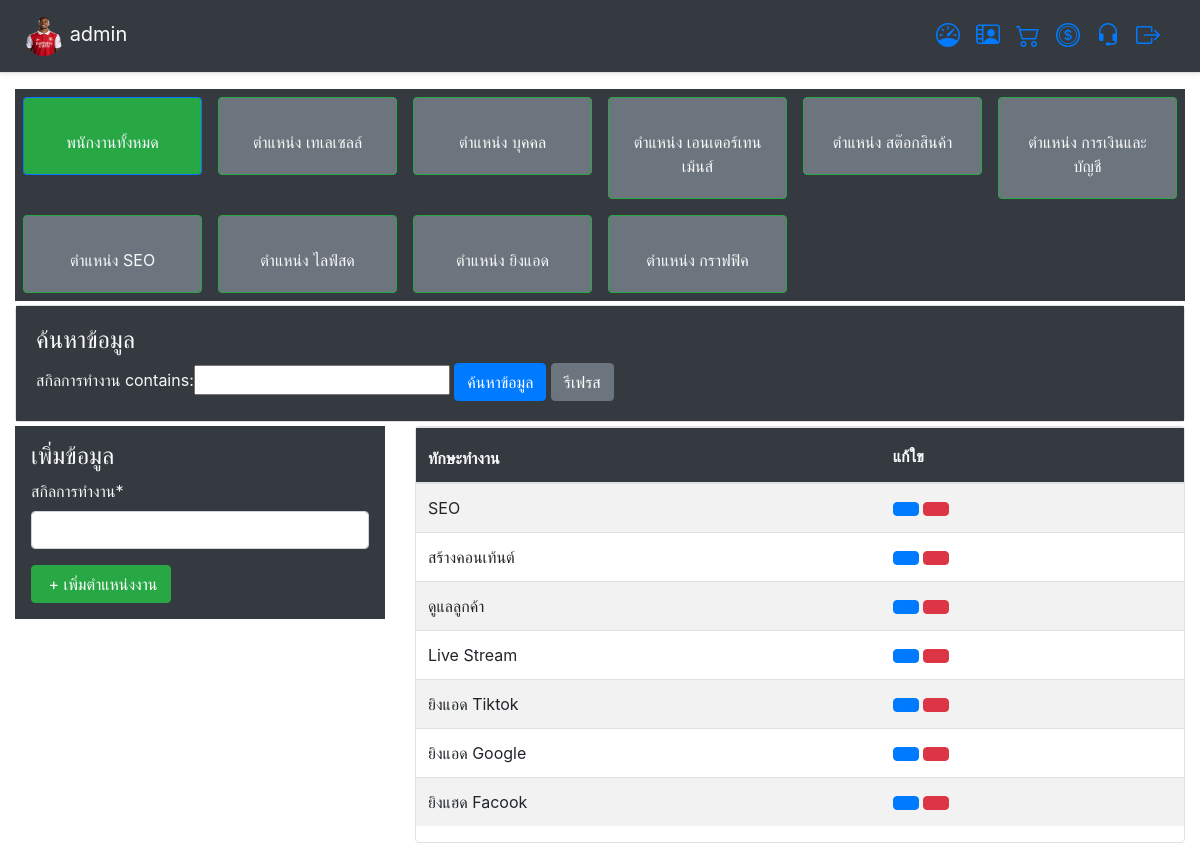
/user/add_skill/ (signed in), run on the app's committed database.
### app_user/models.py (models this page shows, shortened)
class ProfileUser(models.Model):
    username = models.OneToOneField(User,on_delete=models.CASCADE) # ชื่อพนักงาน
    image_profile = models.ImageField('รูปภาพโปรไฟล์',upload_to='image_profile',null=True,blank=True,default='default.png')#รูปภาพโปรไฟล์
    nickname = models.CharField('ชื่อพนักงาน',max_length=20,blank=True)	# ชื่อเล่นพนักงาน
    address = models.CharField('ที่อยู่',max_length=255,blank=True,null=True)# ที่อยู่
    phone = models.CharField('เบอร์โทรศัพท์',max_length=10,blank=True) #  เบอร์โทรศัพท์
    image_id_card = models.ImageField('สำเนาบัตรประชาชน',upload_to='image_id_card',null=True,blank=True,default='default.png')#สำเนาบัตรประชาชน
    bank_id = models.IntegerField('หมายเลขบัญชีธนาคาร',blank=True,null=True)#หมายเลขบัญชีธนาคาร
    image_bank = models.ImageField('สำเนาบัญชีธนาคาร',upload_to='image_bank',null=True,blank=True,default='default.png') #สำเนาบัญชีธนาคาร
    level = models.TextChoices("Level", "ฝ่ายการตลาด ฝ่ายสต๊อกสินค้า ฝ่ายการเงินการบัญชี ฝ่ายบุคคล")
    permission = models.CharField('สิทธิ์การใช้งาน',blank=True, choices=level.choices, max_length=21)#สิทธิ์การใช้งาน
    team = models.ForeignKey(Team,on_delete=models.CASCADE,blank=True,null=True)#ฝาย
    position = models.ForeignKey(Positions,on_delete=models.CASCADE,blank=True,null=True)#ตำแหน่งงาน
    MedalType = models.TextChoices("MedalType", "น้อยกว่า1ปี 1ปี 2ปี มากกว่า3ปี")
    working_experience = models.CharField('ประสบการณ์ทำงาน',blank=True, choices=MedalType.choices, max_length=20)#ประสบการณ์ทำงาน
    working_skill = models.ForeignKey(Skill,on_delete=models.CASCADE,blank=True,null=True)#ทักษะการทำงาน
    worked_date = models.DateTimeField('วันเริ่มงาน',auto_now_add=True,blank=True,null=True)#วันเริ่มงาน
    image_check = models.BooleanField(default=False)
    other = models.TextField('หมายเหตุ',max_length=255,blank=True)
    class Meta:
        ordering = ["-username"]
        verbose_name_plural = "Profile"
        verbose_name = "Member"

class Skill (models.Model):
    name = models.CharField('สกิลการทำงาน',max_length=255,unique=True)
    class Meta:
        ordering = ["-id"]
        verbose_name_plural = "Create Skill"
        verbose_name = "Name Skill"

### app_user/views.py (the view)
# urls.py: path('add_skill/',Add_Skill,name='add-skill'),
@login_required(login_url="/")
def Add_Skill (request ):
	filterskill = SkillFilter(request.GET,queryset=Skill.objects.all())
	filter = filterskill.form
	skill = filterskill.qs
	if request.method == "POST":
		form = SkillForm(request.POST)
		if form.is_valid():
			form.save()
			return redirect("/user/add_skill/")
	else:
		form = SkillForm()
	context = {
		"form": form,
		"skill": skill,
		"filter":filter,
	}
	return render (request,'html_user/add_skill.html',context)

### app_user/forms.py
class SkillForm(forms.ModelForm):
    class Meta:
        model = Skill
        fields = '__all__'

### templates/html_user/add_skill.html (shortened to what this page needs)
{% extends 'base/layout.html'%}
{% load crispy_forms_tags %}
{% block content %}
<div class="container-fluid">
	{% include 'html_user/navbar_user.html'%}
	<div class="row">
		<div class="col-md-12 mt-1">
			<div class="card border">
			  <div class="card-body bg-dark text-light">
				<h4>ค้นหาข้อมูล</h4>
				<form method="GET" action="#">
				{{ filter }}
					<button type="submit" class="btn btn-primary">ค้นหาข้อมูล</button>
					<a  class="btn btn-secondary " href="{%url 'add-skill'%}"> รีเฟรส </a>
				</form>
			  </div>
			</div>
		</div>
	</div>
	<div class="row mt-1">
		<div class="col-md-4">
			<div class="card-border  bg-dark text-light p-3">
				<h4>เพิ่มข้อมูล</h4>
				<form action="" method="post">
					{{ form |crispy }}
					<input type="submit" value=" + เพิ่มตำแหน่งงาน" class="btn btn-success">
				</form>
			</div>
		</div>
		<div class="col-md-8">
			<div class="card border">
				<table class="table table-striped">
					<thead class="bg-dark text-light">
						<tr>
							<th>ทักษะทำงาน</th>
							<th>แก้ใข</th>
						</tr>
					</thead>
					<tbody>
						{% for skill in skill %}
						<tr>
							<td> {{ skill.name }} </td>
							<td>
								<a href="{% url 'update-skill' skill.id %}" class = "btn btn-primary"></a>
								<a href="{% url 'delete-skill' skill.id %}"class = "btn btn-danger" ></a>
							</td>
						</tr>
						{% endfor %}
					</tbody>
				</table>
			</div>
		</div>
	</div>
</div>
{% endblock content %}

### templates/base/navbar.html (shortened to what this page needs)
<div class="d-flex flex-column flex-md-row align-items-center p-3 px-md-4 mb-3 bg-dark border-bottom shadow-sm">
	<h5 class = "my-0 mr-md-auto font-weight-normal text-light"><img src="{{ user.profileuser.image_profile.url }}" width="40" height="40"class="rounded-circle" > {{ user.username}}</h5>
	<nav class="my-2 my-md-0 mr-md-3  ">
		<h5 class="my-0 mr-md-auto font-weight-normal text-light"><a href ="/dashboard/"><i class="bi bi-speedometer fa-5x" style="font-size:24px;"></i></a></h5>
	</nav>
	{% if user.is_authenticated and user.is_superuser and user.is_staff %}
	<nav class="my-2 my-md-0 mr-md-3">
		<h5 class="my-0 mr-md-auto font-weight-normal text-light"><a href ="/user/"><i class="bi bi-person-video2" style="font-size:24px;"></i></a></h5>
	</nav>
	<nav class="my-2 my-md-0 mr-md-3">
		<h5 class="my-0 mr-md-auto font-weight-normal text-light"><a href="/stock/"><i class="bi bi-cart2" style="font-size:24px;"></i></a></h5>
	</nav>
	<nav class="my-2 my-md-0 mr-md-3">
		<h5 class="my-0 mr-md-auto mr-md-auto font-weight-normal text-light"><a href="/money/"><i class="bi bi-coin" style="font-size:24px;"></i></a></h5>
	</nav>
	<nav class="my-2 my-md-0 mr-md-3">
		<h5 class="my-0 mr-md-auto mr-md-auto font-weight-normal text-light"><a href="/sale/"><i class="bi bi-headset" style="font-size:24px;"></i></a></h5>
	</nav>
	{% elif  user.is_authenticated and user.profileuser.permission == "ฝ่ายบุคคล" %}
	<nav class="my-2 my-md-0 mr-md-3">
		<h5 class="my-0 mr-md-auto font-weight-normal text-light"><a href ="/user/"><i class="bi bi-person-video2" style="font-size:24px;"></i></a></h5>
	</nav>
	{% elif  user.is_authenticated and user.profileuser.permission == "ฝ่ายสต๊อกสินค้า" %}
	<nav class="my-2 my-md-0 mr-md-3">
		<h5 class="my-0 mr-md-auto font-weight-normal text-light"><a href="/stock/"><i class="bi bi-cart2" style="font-size:24px;"></i></a></h5>
	</nav>
	{% elif  user.is_authenticated and user.profileuser.permission == "ฝ่ายการเงินการบัญชี" %}
	<nav class="my-2 my-md-0 mr-md-3">
		<h5 class="my-0 mr-md-auto mr-md-auto font-weight-normal text-light"><a href="/money/"><i class="bi bi-coin" style="font-size:24px;"></i></a></h5>
	</nav>
	{% elif  user.is_authenticated and user.profileuser.permission == "ฝ่ายการตลาด" %}
	<nav class="my-2 my-md-0 mr-md-3">
		<h5 class="my-0 mr-md-auto mr-md-auto font-weight-normal text-light"><a href="/sale/"><i class="bi bi-headset" style="font-size:24px;"></i></a></h5>
	</nav>
	{% endif %}
	<nav class="my-2 my-md-0 mr-md-3">
		<a href="/logout"><i class="bi bi-box-arrow-right" style="font-size:24px;" ></i></a>
	</nav>
</div>

### data on the page
Skill: name "SEO"
Skill: name "สร้างคอนเท้นต์"
Skill: name "ดูแลลูกค้า"
Skill: name "Live Stream"
Skill: name "ยิงแอด Tiktok"
Skill: name "ยิงแอด Google"
Skill: name "ยิงแฮด Facook"

### other printed values
{{ user.username }} "admin"
